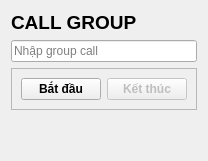
               <widget class="QWidget" name="page_14">
                <layout class="QGridLayout" name="gridLayout_23">
                 <item row="2" column="0">
                  <widget class="QFrame" name="frame_17">
                   <property name="frameShape">
                    <enum>QFrame::StyledPanel</enum>
                   </property>
                   <property name="frameShadow">
                    <enum>QFrame::Raised</enum>
                   </property>
                   <layout class="QHBoxLayout" name="horizontalLayout_11">
                    <item>
                     <widget class="QPushButton" name="btn_start_call">
                      <property name="font">
                       <font>
                        <weight>75</weight>
                        <bold>true</bold>
                       </font>
                      </property>
                      <property name="text">
                       <string>Bắt đầu</string>
                      </property>
                     </widget>
                    </item>
                    <item>
                     <widget class="QPushButton" name="btn_stop_call">
                      <property name="enabled">
                       <bool>false</bool>
                      </property>
                      <property name="font">
                       <font>
                        <weight>75</weight>
                        <bold>true</bold>
                       </font>
                      </property>
                      <property name="text">
                       <string>Kết thúc</string>
                      </property>
                     </widget>
                    </item>
                   </layout>
                  </widget>
                 </item>
                 <item row="3" column="0">
                  <spacer name="verticalSpacer_17">
                   <property name="orientation">
                    <enum>Qt::Vertical</enum>
                   </property>
                   <property name="sizeHint" stdset="0">
                    <size>
                     <width>20</width>
                     <height>40</height>
                    </size>
                   </property>
                  </spacer>
                 </item>
                 <item row="0" column="0">
                  <widget class="QLabel" name="label_55">
                   <property name="font">
                    <font>
                     <pointsize>14</pointsize>
                     <weight>75</weight>
                     <italic>false</italic>
                     <bold>true</bold>
                    </font>
                   </property>
                   <property name="text">
                    <string>CALL GROUP</string>
                   </property>
                  </widget>
                 </item>
                 <item row="1" column="0">
                  <widget class="QLineEdit" name="le_link_group_call">
                   <property name="placeholderText">
                    <string>Nhập group call</string>
                   </property>
                  </widget>
                 </item>
                </layout>
               </widget>
